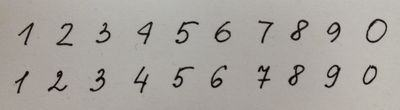
#> input picture photo_cdr2.jpg, 400 x 110 px
$ python performRecognition.py   (older library calls are emulated)
#> lines starting #> are read from the running program, lines starting #| are printed output that depends on the picture; after the words box and inside, x2 and y2 are one past the last pixel; in counts of white or black regions, pixels touching at a corner belong together
import cv2
import tensorflow as tf
import sys

def weight_variable(shape):
    initial = tf.truncated_normal(shape, stddev=0.1)
    return tf.Variable(initial)

def bias_variable(shape):
    initial = tf.constant(0.1, shape=shape)
    return tf.Variable(initial)

def conv2d(x, W):
    # strides=[1,x_movement,y_movement,1]
    return tf.nn.conv2d(x, W, strides=[1, 1, 1, 1], padding='SAME')

def max_pool_2x2(x):
    return tf.nn.max_pool(x, ksize=[1, 2, 2, 1], strides=[1, 2, 2, 1], padding='SAME')

def restore_sigmiod():
    # load the classifier
    w = tf.Variable(tf.random_normal([784, 10], stddev=0.01))
    saver = tf.train.Saver()
    sess = tf.Session()
    sess.run(tf.global_variables_initializer())
    saver.restore(sess, "./Model_sigmoid/sigmoid_model.ckpt")
    X = tf.placeholder("float", [None, 784])
    py_x = tf.matmul(X, w)
    predict_op = tf.argmax(py_x, 1)
    return sess, predict_op, X

def getResult_sigmoid(roi, sess, predict_op, X):
    nbr = sess.run(predict_op, feed_dict={X: [roi]})
    return nbr

def restore_cnn():
    # init cnn
    X = tf.placeholder(tf.float32, [None, 784])
    keep_prob = tf.placeholder(tf.float32)
    x_image = tf.reshape(X, [-1, 28, 28, 1])
    W_conv1 = weight_variable([5, 5, 1, 32])
    b_conv1 = bias_variable([32])
    h_conv1 = tf.nn.relu(conv2d(x_image, W_conv1) + b_conv1)
    h_pool1 = max_pool_2x2(h_conv1)
    W_conv2 = weight_variable([5, 5, 32, 64])
    b_conv2 = bias_variable([64])
    h_conv2 = tf.nn.relu(conv2d(h_pool1, W_conv2) + b_conv2)
    h_pool2 = max_pool_2x2(h_conv2)
    W_fc1 = weight_variable([7 * 7 * 64, 1024])
    b_fc1 = bias_variable([1024])
    h_pool2_flat = tf.reshape(h_pool2, [-1, 7 * 7 * 64])
    h_fc1 = tf.nn.relu(tf.matmul(h_pool2_flat, W_fc1) + b_fc1)
    h_fc1_drop = tf.nn.dropout(h_fc1, keep_prob)
    W_fc2 = weight_variable([1024, 10])
    b_fc2 = bias_variable([10])
    y_pre = tf.nn.softmax(tf.matmul(h_fc1_drop, W_fc2) + b_fc2)
    prediction = tf.argmax(y_pre, 1)
    # load the classifier
    saver = tf.train.Saver()
    sess = tf.Session()
    saver.restore(sess, "./Model_cnn/cnn_model.ckpt")
    return sess, prediction, X, keep_prob

def getResult_cnn(roi, sess, prediction, X, keep_prob):
    nbr = sess.run(prediction, feed_dict={X: [roi], keep_prob:1})
    return nbr

if __name__ == '__main__':

    # [5 lines of commented-out code are left out]
    args = {}
    args["classiferPath"] = './digits_cls.pkl'
    args["image"] = './photo_cdr2.jpg'

    # Read the input image
    im = cv2.imread(args["image"])
#> im is the input picture: shape (110, 400, 3); mean B, G, R 158.8, 163.8, 168

    # Convert to grayscale and apply Gaussian filtering
    im_gray = cv2.cvtColor(im, cv2.COLOR_BGR2GRAY)
    im_gray = cv2.GaussianBlur(im_gray, (5, 5), 0)
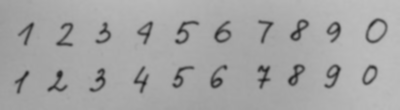
#> im_gray: shape (110, 400); min 34, max 190, mean 164.4

    # Threshold the image
    # cv2.threshold(src,thresh,maxval,type[,dst])->retval,dst
    # thresh:阈值，maxval:在二元阈值THRESH_BINARY和逆二元阈值THRESH_BINARY_INV中使用的最大值
    # 返回值retval其实就是阈值 type:使用的阈值类型
    # ret, im_th = cv2.threshold(im_gray, 90, 255, cv2.THRESH_BINARY_INV) # photo_1 and photo_2
    ret, im_th = cv2.threshold(im_gray, 124, 255, cv2.THRESH_BINARY_INV) # photo_cdr1 and photo_cdr2
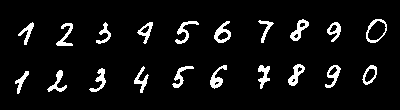
#> im_th: shape (110, 400); 6.6% white; 20 white regions
    # ret, im_th = cv2.threshold(im_gray, 110, 255, cv2.THRESH_BINARY_INV) # photo_3 and photo_4

    # Find contours in the image
    # 第二个参数表示轮廓的检索模式
    # cv2.RETR_EXTERNAL表示只检测外轮廓
    # 第三个参数method为轮廓的近似办法
    # cv2.CHAIN_APPROX_SIMPLE压缩水平方向，垂直方向，对角线方向的元素，只保留该方向的终点坐标
    # 返回三个值，一个是图像本身，一个是轮廓集合，还有一个是每条轮廓对应的属性
    _, ctrs, hier = cv2.findContours(im_th.copy(), cv2.RETR_EXTERNAL, cv2.CHAIN_APPROX_SIMPLE)
#> ctrs = 20 contours; largest, box (x1, y1, x2, y2) and area: (366, 19, 387, 43) 346, (214, 21, 231, 43) 198, (362, 65, 377, 85) 179, (290, 19, 309, 41) 170, (288, 64, 305, 86) 162

    # Get rectangles contains each contour
    # 得到包含轮廓的矩形，返回值是两个顶点
    rects = [cv2.boundingRect(ctr) for ctr in ctrs]
#> rects = 20 items, first 6: (15, 71, 14, 23), (47, 70, 20, 22), (89, 68, 17, 24), (172, 66, 22, 22), (134, 66, 15, 27), (362, 65, 15, 20)

    # Get sigmoid or cnn parameters
    # sigmoid_parameters = restore_sigmiod()
#> (the run stopped early here; a loop or call above may not have finished)

$ run again, with photo_cdr1.jpg copied over photo_cdr2.jpg
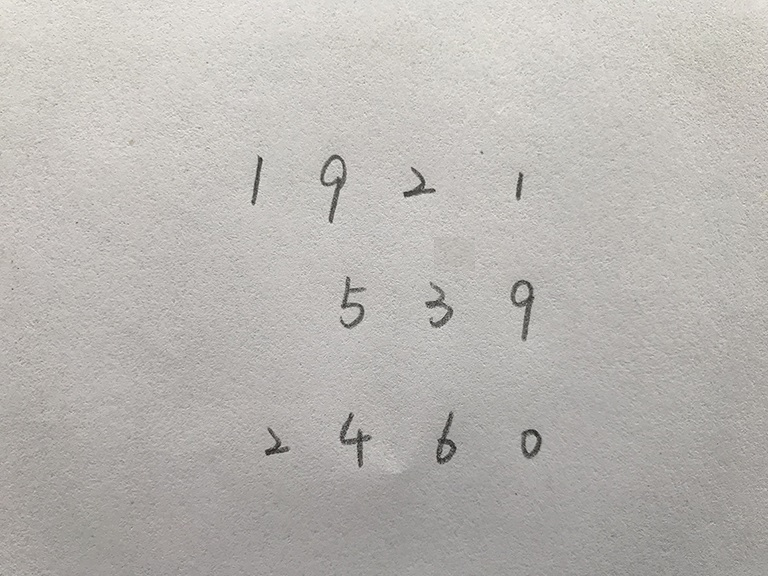
#> input picture photo_cdr1.jpg, 768 x 576 px
#> im is the input picture: shape (576, 768, 3); mean B, G, R 178.4, 182.2, 185.1
#> `ret, im_th = cv2.threshold(im_gray, 124, 255, cv2.THRESH_BINARY_INV)`:
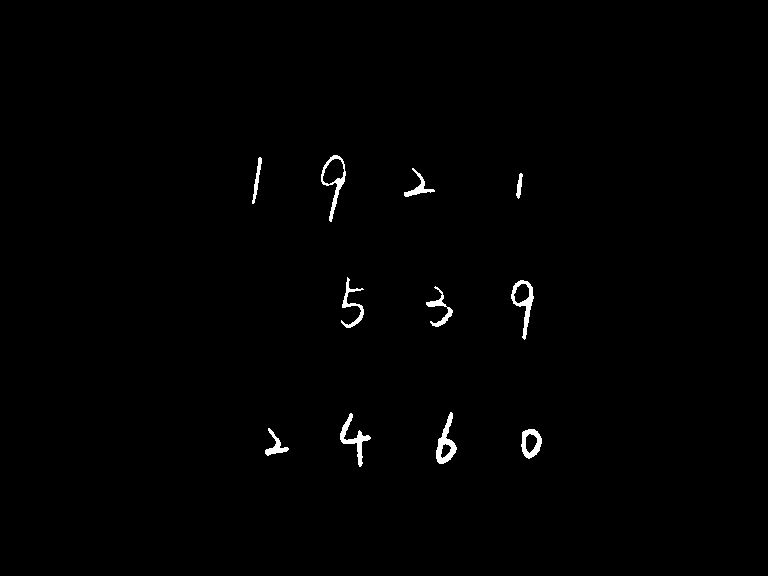
#> im_th: shape (576, 768); 0.75% white; 11 white regions
#> ctrs = 11 contours; largest, box (x1, y1, x2, y2) and area: (321, 155, 346, 222) 666, (511, 280, 534, 340) 562, (436, 412, 457, 464) 477, (521, 429, 542, 459) 442, (340, 413, 371, 467) 334
#> rects = [(521, 429, 21, 30), (265, 428, 24, 28), (340, 413, 31, 54), (436, 412, 21, 52), (426, 286, 27, 41), (511, 280, 23, 60), (341, 277, 23, 51), (516, 173, 7, 26), (404, 168, 31, 29), (252, 157, 10, 47), (321, 155, 25, 67)]
